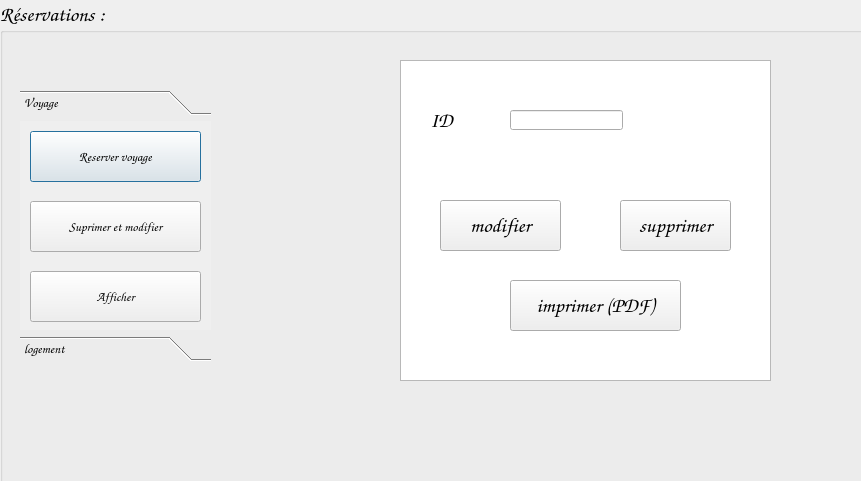
<?xml version="1.0" encoding="UTF-8"?>
<ui version="4.0">
 <class>suppl</class>
 <widget class="QDialog" name="suppl">
  <property name="geometry">
   <rect>
    <x>0</x>
    <y>0</y>
    <width>861</width>
    <height>481</height>
   </rect>
  </property>
  <property name="windowTitle">
   <string>Dialog</string>
  </property>
  <widget class="QLabel" name="label">
   <property name="geometry">
    <rect>
     <x>0</x>
     <y>0</y>
     <width>861</width>
     <height>481</height>
    </rect>
   </property>
   <property name="text">
    <string/>
   </property>
   <property name="pixmap">
    <pixmap>../tof/inspiration-voyage.jpeg</pixmap>
   </property>
  </widget>
  <widget class="QGroupBox" name="groupBox">
   <property name="geometry">
    <rect>
     <x>0</x>
     <y>0</y>
     <width>861000</width>
     <height>481000</height>
    </rect>
   </property>
   <property name="minimumSize">
    <size>
     <width>861000</width>
     <height>481000</height>
    </size>
   </property>
   <property name="maximumSize">
    <size>
     <width>861000</width>
     <height>481000</height>
    </size>
   </property>
   <property name="font">
    <font>
     <family>Comic Sans MS</family>
     <pointsize>16</pointsize>
    </font>
   </property>
   <property name="title">
    <string>Réservations :</string>
   </property>
   <widget class="QTextBrowser" name="textBrowser">
    <property name="geometry">
     <rect>
      <x>400</x>
      <y>60</y>
      <width>371</width>
      <height>321</height>
     </rect>
    </property>
   </widget>
   <widget class="QToolBox" name="toolBox">
    <property name="geometry">
     <rect>
      <x>20</x>
      <y>90</y>
      <width>191</width>
      <height>271</height>
     </rect>
    </property>
    <property name="font">
     <font>
      <pointsize>10</pointsize>
     </font>
    </property>
    <property name="currentIndex">
     <number>0</number>
    </property>
    <widget class="QWidget" name="Voyage">
     <property name="geometry">
      <rect>
       <x>0</x>
       <y>0</y>
       <width>191</width>
       <height>207</height>
      </rect>
     </property>
     <attribute name="label">
      <string>Voyage</string>
     </attribute>
     <widget class="QPushButton" name="pushButton">
      <property name="geometry">
       <rect>
        <x>10</x>
        <y>10</y>
        <width>171</width>
        <height>51</height>
       </rect>
      </property>
      <property name="text">
       <string>Reserver voyage</string>
      </property>
     </widget>
     <widget class="QPushButton" name="pushButton_4">
      <property name="geometry">
       <rect>
        <x>10</x>
        <y>150</y>
        <width>171</width>
        <height>51</height>
       </rect>
      </property>
      <property name="text">
       <string>Afficher</string>
      </property>
     </widget>
     <widget class="QPushButton" name="pushButton_7">
      <property name="geometry">
       <rect>
        <x>10</x>
        <y>80</y>
        <width>171</width>
        <height>51</height>
       </rect>
      </property>
      <property name="text">
       <string>Suprimer et modifier</string>
      </property>
     </widget>
    </widget>
    <widget class="QWidget" name="logement">
     <property name="geometry">
      <rect>
       <x>0</x>
       <y>0</y>
       <width>191</width>
       <height>207</height>
      </rect>
     </property>
     <attribute name="label">
      <string>logement</string>
     </attribute>
     <widget class="QPushButton" name="pushButton_9">
      <property name="geometry">
       <rect>
        <x>10</x>
        <y>10</y>
        <width>171</width>
        <height>51</height>
       </rect>
      </property>
      <property name="text">
       <string>Reserver logement</string>
      </property>
     </widget>
     <widget class="QPushButton" name="pushButton_10">
      <property name="geometry">
       <rect>
        <x>10</x>
        <y>150</y>
        <width>171</width>
        <height>51</height>
       </rect>
      </property>
      <property name="text">
       <string>Afficher</string>
      </property>
     </widget>
     <widget class="QPushButton" name="pushButton_13">
      <property name="geometry">
       <rect>
        <x>10</x>
        <y>80</y>
        <width>171</width>
        <height>51</height>
       </rect>
      </property>
      <property name="text">
       <string>supprimer modifier impr</string>
      </property>
     </widget>
    </widget>
   </widget>
   <widget class="QLabel" name="label_2">
    <property name="geometry">
     <rect>
      <x>430</x>
      <y>100</y>
      <width>101</width>
      <height>41</height>
     </rect>
    </property>
    <property name="text">
     <string>ID</string>
    </property>
   </widget>
   <widget class="QLineEdit" name="impr">
    <property name="geometry">
     <rect>
      <x>510</x>
      <y>110</y>
      <width>113</width>
      <height>20</height>
     </rect>
    </property>
   </widget>
   <widget class="QPushButton" name="pushButton_2">
    <property name="geometry">
     <rect>
      <x>620</x>
      <y>200</y>
      <width>111</width>
      <height>51</height>
     </rect>
    </property>
    <property name="text">
     <string>supprimer</string>
    </property>
   </widget>
   <widget class="QPushButton" name="pushButton_3">
    <property name="geometry">
     <rect>
      <x>440</x>
      <y>200</y>
      <width>121</width>
      <height>51</height>
     </rect>
    </property>
    <property name="text">
     <string>modifier</string>
    </property>
   </widget>
   <widget class="QPushButton" name="pushButton_5">
    <property name="geometry">
     <rect>
      <x>510</x>
      <y>280</y>
      <width>171</width>
      <height>51</height>
     </rect>
    </property>
    <property name="text">
     <string>imprimer (PDF)</string>
    </property>
   </widget>
  </widget>
 </widget>
 <resources/>
 <connections/>
</ui>
